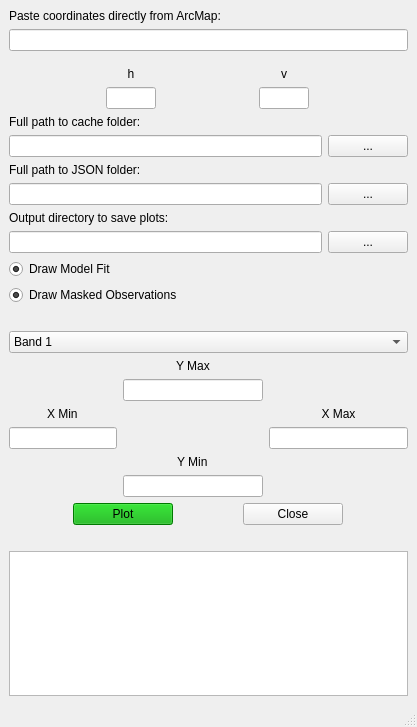
<?xml version="1.0" encoding="UTF-8"?>
<ui version="4.0">
 <class>PyCCDPlottingTool</class>
 <widget class="QMainWindow" name="PyCCDPlottingTool">
  <property name="geometry">
   <rect>
    <x>0</x>
    <y>0</y>
    <width>417</width>
    <height>727</height>
   </rect>
  </property>
  <property name="windowTitle">
   <string>PyCCD Plotting Tool</string>
  </property>
  <property name="unifiedTitleAndToolBarOnMac">
   <bool>false</bool>
  </property>
  <widget class="QWidget" name="centralwidget">
   <layout class="QGridLayout" name="gridLayout_2">
    <item row="0" column="0">
     <layout class="QGridLayout" name="gridLayout_main">
      <item row="5" column="0">
       <widget class="QLabel" name="label_2">
        <property name="text">
         <string>Full path to cache folder:</string>
        </property>
       </widget>
      </item>
      <item row="9" column="0">
       <widget class="QLabel" name="label_6">
        <property name="text">
         <string>Output directory to save plots:</string>
        </property>
       </widget>
      </item>
      <item row="0" column="0">
       <widget class="QLabel" name="label">
        <property name="text">
         <string>Paste coordinates directly from ArcMap:</string>
        </property>
       </widget>
      </item>
      <item row="10" column="0">
       <layout class="QHBoxLayout" name="horizontalLayout_plotsave">
        <item>
         <widget class="QLineEdit" name="browseoutputline"/>
        </item>
        <item>
         <widget class="QPushButton" name="browseoutputbutton">
          <property name="text">
           <string>...</string>
          </property>
         </widget>
        </item>
       </layout>
      </item>
      <item row="3" column="0">
       <layout class="QHBoxLayout" name="horizontalLayout_hvLabels">
        <item>
         <widget class="QLabel" name="label_h">
          <property name="maximumSize">
           <size>
            <width>50</width>
            <height>16777215</height>
           </size>
          </property>
          <property name="layoutDirection">
           <enum>Qt::LeftToRight</enum>
          </property>
          <property name="text">
           <string>h</string>
          </property>
          <property name="alignment">
           <set>Qt::AlignCenter</set>
          </property>
         </widget>
        </item>
        <item>
         <widget class="QLabel" name="label_v">
          <property name="maximumSize">
           <size>
            <width>50</width>
            <height>16777215</height>
           </size>
          </property>
          <property name="text">
           <string>v</string>
          </property>
          <property name="alignment">
           <set>Qt::AlignCenter</set>
          </property>
         </widget>
        </item>
       </layout>
      </item>
      <item row="17" column="0">
       <spacer name="verticalSpacer">
        <property name="orientation">
         <enum>Qt::Vertical</enum>
        </property>
        <property name="sizeType">
         <enum>QSizePolicy::Minimum</enum>
        </property>
        <property name="sizeHint" stdset="0">
         <size>
          <width>20</width>
          <height>20</height>
         </size>
        </property>
       </spacer>
      </item>
      <item row="1" column="0">
       <widget class="QLineEdit" name="arccoordsline"/>
      </item>
      <item row="6" column="0">
       <layout class="QHBoxLayout" name="horizontalLayout_cache">
        <item>
         <widget class="QLineEdit" name="browsecacheline"/>
        </item>
        <item>
         <widget class="QPushButton" name="browsecachebutton">
          <property name="text">
           <string>...</string>
          </property>
         </widget>
        </item>
       </layout>
      </item>
      <item row="16" column="0">
       <layout class="QHBoxLayout" name="horizontalLayout_plotclose">
        <item>
         <widget class="QPushButton" name="plotbutton">
          <property name="sizePolicy">
           <sizepolicy hsizetype="Fixed" vsizetype="Fixed">
            <horstretch>0</horstretch>
            <verstretch>0</verstretch>
           </sizepolicy>
          </property>
          <property name="maximumSize">
           <size>
            <width>100</width>
            <height>16777215</height>
           </size>
          </property>
          <property name="palette">
           <palette>
            <active>
             <colorrole role="WindowText">
              <brush brushstyle="SolidPattern">
               <color alpha="255">
                <red>0</red>
                <green>0</green>
                <blue>0</blue>
               </color>
              </brush>
             </colorrole>
             <colorrole role="Button">
              <brush brushstyle="SolidPattern">
               <color alpha="255">
                <red>0</red>
                <green>170</green>
                <blue>0</blue>
               </color>
              </brush>
             </colorrole>
             <colorrole role="Light">
              <brush brushstyle="SolidPattern">
               <color alpha="255">
                <red>0</red>
                <green>255</green>
                <blue>0</blue>
               </color>
              </brush>
             </colorrole>
             <colorrole role="Midlight">
              <brush brushstyle="SolidPattern">
               <color alpha="255">
                <red>0</red>
                <green>212</green>
                <blue>0</blue>
               </color>
              </brush>
             </colorrole>
             <colorrole role="Dark">
              <brush brushstyle="SolidPattern">
               <color alpha="255">
                <red>0</red>
                <green>85</green>
                <blue>0</blue>
               </color>
              </brush>
             </colorrole>
             <colorrole role="Mid">
              <brush brushstyle="SolidPattern">
               <color alpha="255">
                <red>0</red>
                <green>113</green>
                <blue>0</blue>
               </color>
              </brush>
             </colorrole>
             <colorrole role="Text">
              <brush brushstyle="SolidPattern">
               <color alpha="255">
                <red>0</red>
                <green>0</green>
                <blue>0</blue>
               </color>
              </brush>
             </colorrole>
             <colorrole role="BrightText">
              <brush brushstyle="SolidPattern">
               <color alpha="255">
                <red>255</red>
                <green>255</green>
                <blue>255</blue>
               </color>
              </brush>
             </colorrole>
             <colorrole role="ButtonText">
              <brush brushstyle="SolidPattern">
               <color alpha="255">
                <red>0</red>
                <green>0</green>
                <blue>0</blue>
               </color>
              </brush>
             </colorrole>
             <colorrole role="Base">
              <brush brushstyle="SolidPattern">
               <color alpha="255">
                <red>255</red>
                <green>255</green>
                <blue>255</blue>
               </color>
              </brush>
             </colorrole>
             <colorrole role="Window">
              <brush brushstyle="SolidPattern">
               <color alpha="255">
                <red>0</red>
                <green>170</green>
                <blue>0</blue>
               </color>
              </brush>
             </colorrole>
             <colorrole role="Shadow">
              <brush brushstyle="SolidPattern">
               <color alpha="255">
                <red>0</red>
                <green>0</green>
                <blue>0</blue>
               </color>
              </brush>
             </colorrole>
             <colorrole role="AlternateBase">
              <brush brushstyle="SolidPattern">
               <color alpha="255">
                <red>127</red>
                <green>212</green>
                <blue>127</blue>
               </color>
              </brush>
             </colorrole>
             <colorrole role="ToolTipBase">
              <brush brushstyle="SolidPattern">
               <color alpha="255">
                <red>255</red>
                <green>255</green>
                <blue>220</blue>
               </color>
              </brush>
             </colorrole>
             <colorrole role="ToolTipText">
              <brush brushstyle="SolidPattern">
               <color alpha="255">
                <red>0</red>
                <green>0</green>
                <blue>0</blue>
               </color>
              </brush>
             </colorrole>
            </active>
            <inactive>
             <colorrole role="WindowText">
              <brush brushstyle="SolidPattern">
               <color alpha="255">
                <red>0</red>
                <green>0</green>
                <blue>0</blue>
               </color>
              </brush>
             </colorrole>
             <colorrole role="Button">
              <brush brushstyle="SolidPattern">
               <color alpha="255">
                <red>0</red>
                <green>170</green>
                <blue>0</blue>
               </color>
              </brush>
             </colorrole>
             <colorrole role="Light">
              <brush brushstyle="SolidPattern">
               <color alpha="255">
                <red>0</red>
                <green>255</green>
                <blue>0</blue>
               </color>
              </brush>
             </colorrole>
             <colorrole role="Midlight">
              <brush brushstyle="SolidPattern">
               <color alpha="255">
                <red>0</red>
                <green>212</green>
                <blue>0</blue>
               </color>
              </brush>
             </colorrole>
             <colorrole role="Dark">
              <brush brushstyle="SolidPattern">
               <color alpha="255">
                <red>0</red>
                <green>85</green>
                <blue>0</blue>
               </color>
              </brush>
             </colorrole>
             <colorrole role="Mid">
              <brush brushstyle="SolidPattern">
               <color alpha="255">
                <red>0</red>
                <green>113</green>
                <blue>0</blue>
               </color>
              </brush>
             </colorrole>
             <colorrole role="Text">
              <brush brushstyle="SolidPattern">
               <color alpha="255">
                <red>0</red>
                <green>0</green>
                <blue>0</blue>
               </color>
              </brush>
             </colorrole>
             <colorrole role="BrightText">
              <brush brushstyle="SolidPattern">
               <color alpha="255">
                <red>255</red>
                <green>255</green>
                <blue>255</blue>
               </color>
              </brush>
             </colorrole>
             <colorrole role="ButtonText">
              <brush brushstyle="SolidPattern">
               <color alpha="255">
                <red>0</red>
                <green>0</green>
                <blue>0</blue>
               </color>
              </brush>
             </colorrole>
             <colorrole role="Base">
              <brush brushstyle="SolidPattern">
               <color alpha="255">
                <red>255</red>
                <green>255</green>
                <blue>255</blue>
               </color>
              </brush>
             </colorrole>
             <colorrole role="Window">
              <brush brushstyle="SolidPattern">
               <color alpha="255">
                <red>0</red>
                <green>170</green>
                <blue>0</blue>
               </color>
              </brush>
             </colorrole>
             <colorrole role="Shadow">
              <brush brushstyle="SolidPattern">
               <color alpha="255">
                <red>0</red>
                <green>0</green>
                <blue>0</blue>
               </color>
              </brush>
             </colorrole>
             <colorrole role="AlternateBase">
              <brush brushstyle="SolidPattern">
               <color alpha="255">
                <red>127</red>
                <green>212</green>
                <blue>127</blue>
               </color>
              </brush>
             </colorrole>
             <colorrole role="ToolTipBase">
              <brush brushstyle="SolidPattern">
               <color alpha="255">
                <red>255</red>
                <green>255</green>
                <blue>220</blue>
               </color>
              </brush>
             </colorrole>
             <colorrole role="ToolTipText">
              <brush brushstyle="SolidPattern">
               <color alpha="255">
                <red>0</red>
                <green>0</green>
                <blue>0</blue>
               </color>
              </brush>
             </colorrole>
            </inactive>
            <disabled>
             <colorrole role="WindowText">
              <brush brushstyle="SolidPattern">
               <color alpha="255">
                <red>0</red>
                <green>85</green>
                <blue>0</blue>
               </color>
              </brush>
             </colorrole>
             <colorrole role="Button">
              <brush brushstyle="SolidPattern">
               <color alpha="255">
                <red>0</red>
                <green>170</green>
                <blue>0</blue>
               </color>
              </brush>
             </colorrole>
             <colorrole role="Light">
              <brush brushstyle="SolidPattern">
               <color alpha="255">
                <red>0</red>
                <green>255</green>
                <blue>0</blue>
               </color>
              </brush>
             </colorrole>
             <colorrole role="Midlight">
              <brush brushstyle="SolidPattern">
               <color alpha="255">
                <red>0</red>
                <green>212</green>
                <blue>0</blue>
               </color>
              </brush>
             </colorrole>
             <colorrole role="Dark">
              <brush brushstyle="SolidPattern">
               <color alpha="255">
                <red>0</red>
                <green>85</green>
                <blue>0</blue>
               </color>
              </brush>
             </colorrole>
             <colorrole role="Mid">
              <brush brushstyle="SolidPattern">
               <color alpha="255">
                <red>0</red>
                <green>113</green>
                <blue>0</blue>
               </color>
              </brush>
             </colorrole>
             <colorrole role="Text">
              <brush brushstyle="SolidPattern">
               <color alpha="255">
                <red>0</red>
                <green>85</green>
                <blue>0</blue>
               </color>
              </brush>
             </colorrole>
             <colorrole role="BrightText">
              <brush brushstyle="SolidPattern">
               <color alpha="255">
                <red>255</red>
                <green>255</green>
                <blue>255</blue>
               </color>
              </brush>
             </colorrole>
             <colorrole role="ButtonText">
              <brush brushstyle="SolidPattern">
               <color alpha="255">
                <red>0</red>
                <green>85</green>
                <blue>0</blue>
               </color>
              </brush>
             </colorrole>
             <colorrole role="Base">
              <brush brushstyle="SolidPattern">
               <color alpha="255">
                <red>0</red>
                <green>170</green>
                <blue>0</blue>
               </color>
              </brush>
             </colorrole>
             <colorrole role="Window">
              <brush brushstyle="SolidPattern">
               <color alpha="255">
                <red>0</red>
                <green>170</green>
                <blue>0</blue>
               </color>
              </brush>
             </colorrole>
             <colorrole role="Shadow">
              <brush brushstyle="SolidPattern">
               <color alpha="255">
                <red>0</red>
                <green>0</green>
                <blue>0</blue>
               </color>
              </brush>
             </colorrole>
             <colorrole role="AlternateBase">
              <brush brushstyle="SolidPattern">
               <color alpha="255">
                <red>0</red>
                <green>170</green>
                <blue>0</blue>
               </color>
              </brush>
             </colorrole>
             <colorrole role="ToolTipBase">
              <brush brushstyle="SolidPattern">
               <color alpha="255">
                <red>255</red>
                <green>255</green>
                <blue>220</blue>
               </color>
              </brush>
             </colorrole>
             <colorrole role="ToolTipText">
              <brush brushstyle="SolidPattern">
               <color alpha="255">
                <red>0</red>
                <green>0</green>
                <blue>0</blue>
               </color>
              </brush>
             </colorrole>
            </disabled>
           </palette>
          </property>
          <property name="text">
           <string>Plot</string>
          </property>
         </widget>
        </item>
        <item>
         <widget class="QPushButton" name="exitbutton">
          <property name="sizePolicy">
           <sizepolicy hsizetype="Fixed" vsizetype="Fixed">
            <horstretch>0</horstretch>
            <verstretch>0</verstretch>
           </sizepolicy>
          </property>
          <property name="minimumSize">
           <size>
            <width>0</width>
            <height>0</height>
           </size>
          </property>
          <property name="maximumSize">
           <size>
            <width>100</width>
            <height>16777215</height>
           </size>
          </property>
          <property name="text">
           <string>Close</string>
          </property>
         </widget>
        </item>
       </layout>
      </item>
      <item row="8" column="0">
       <layout class="QHBoxLayout" name="horizontalLayout_json">
        <item>
         <widget class="QLineEdit" name="browsejsonline"/>
        </item>
        <item>
         <widget class="QPushButton" name="browsejsonbutton">
          <property name="text">
           <string>...</string>
          </property>
         </widget>
        </item>
       </layout>
      </item>
      <item row="7" column="0">
       <widget class="QLabel" name="label_3">
        <property name="text">
         <string>Full path to JSON folder:</string>
        </property>
       </widget>
      </item>
      <item row="12" column="0">
       <widget class="QRadioButton" name="radiomasked">
        <property name="text">
         <string>Draw Masked Observations</string>
        </property>
        <property name="checked">
         <bool>true</bool>
        </property>
        <property name="autoExclusive">
         <bool>false</bool>
        </property>
       </widget>
      </item>
      <item row="4" column="0">
       <layout class="QHBoxLayout" name="horizontalLayout_hvinput">
        <item>
         <widget class="QLineEdit" name="hline">
          <property name="maximumSize">
           <size>
            <width>50</width>
            <height>16777215</height>
           </size>
          </property>
          <property name="maxLength">
           <number>2</number>
          </property>
         </widget>
        </item>
        <item>
         <widget class="QLineEdit" name="vline">
          <property name="maximumSize">
           <size>
            <width>50</width>
            <height>16777215</height>
           </size>
          </property>
          <property name="maxLength">
           <number>2</number>
          </property>
         </widget>
        </item>
       </layout>
      </item>
      <item row="11" column="0">
       <widget class="QRadioButton" name="radiomodelfit">
        <property name="sizePolicy">
         <sizepolicy hsizetype="Minimum" vsizetype="Fixed">
          <horstretch>0</horstretch>
          <verstretch>0</verstretch>
         </sizepolicy>
        </property>
        <property name="text">
         <string>Draw Model Fit</string>
        </property>
        <property name="checked">
         <bool>true</bool>
        </property>
        <property name="autoExclusive">
         <bool>false</bool>
        </property>
       </widget>
      </item>
      <item row="15" column="0">
       <layout class="QGridLayout" name="gridLayout_3">
        <item row="3" column="0" alignment="Qt::AlignLeft">
         <widget class="QLineEdit" name="lineEdit_xmin"/>
        </item>
        <item row="1" column="1">
         <widget class="QLineEdit" name="lineEdit_ymax"/>
        </item>
        <item row="5" column="1">
         <widget class="QLineEdit" name="lineEdit_ymin"/>
        </item>
        <item row="3" column="2">
         <widget class="QLineEdit" name="lineEdit_xmax"/>
        </item>
        <item row="0" column="1" alignment="Qt::AlignHCenter">
         <widget class="QLabel" name="label_ymax">
          <property name="text">
           <string>Y Max</string>
          </property>
         </widget>
        </item>
        <item row="4" column="1" alignment="Qt::AlignHCenter">
         <widget class="QLabel" name="label_ymin">
          <property name="text">
           <string>Y Min</string>
          </property>
         </widget>
        </item>
        <item row="2" column="0" alignment="Qt::AlignHCenter">
         <widget class="QLabel" name="label_xmin">
          <property name="text">
           <string>X Min</string>
          </property>
         </widget>
        </item>
        <item row="2" column="2">
         <widget class="QLabel" name="label_xmax">
          <property name="text">
           <string>X Max</string>
          </property>
          <property name="alignment">
           <set>Qt::AlignCenter</set>
          </property>
         </widget>
        </item>
       </layout>
      </item>
      <item row="2" column="0">
       <spacer name="verticalSpacer_3">
        <property name="orientation">
         <enum>Qt::Vertical</enum>
        </property>
        <property name="sizeType">
         <enum>QSizePolicy::Fixed</enum>
        </property>
        <property name="sizeHint" stdset="0">
         <size>
          <width>20</width>
          <height>10</height>
         </size>
        </property>
       </spacer>
      </item>
      <item row="18" column="0">
       <widget class="QPlainTextEdit" name="plainTextEdit_results">
        <property name="readOnly">
         <bool>true</bool>
        </property>
       </widget>
      </item>
      <item row="13" column="0">
       <spacer name="verticalSpacer_2">
        <property name="orientation">
         <enum>Qt::Vertical</enum>
        </property>
        <property name="sizeType">
         <enum>QSizePolicy::Minimum</enum>
        </property>
        <property name="sizeHint" stdset="0">
         <size>
          <width>20</width>
          <height>20</height>
         </size>
        </property>
       </spacer>
      </item>
      <item row="14" column="0">
       <widget class="QComboBox" name="comboBox_bands">
        <property name="editable">
         <bool>false</bool>
        </property>
        <item>
         <property name="text">
          <string>Band 1</string>
         </property>
        </item>
        <item>
         <property name="text">
          <string>Band 2</string>
         </property>
        </item>
        <item>
         <property name="text">
          <string>Band 3</string>
         </property>
        </item>
        <item>
         <property name="text">
          <string>Band 4</string>
         </property>
        </item>
        <item>
         <property name="text">
          <string>Band 5</string>
         </property>
        </item>
        <item>
         <property name="text">
          <string>Band 6</string>
         </property>
        </item>
        <item>
         <property name="text">
          <string>Band 7</string>
         </property>
        </item>
       </widget>
      </item>
     </layout>
    </item>
   </layout>
  </widget>
  <widget class="QMenuBar" name="menubar">
   <property name="geometry">
    <rect>
     <x>0</x>
     <y>0</y>
     <width>417</width>
     <height>21</height>
    </rect>
   </property>
  </widget>
  <widget class="QStatusBar" name="statusbar"/>
 </widget>
 <resources/>
 <connections/>
</ui>
